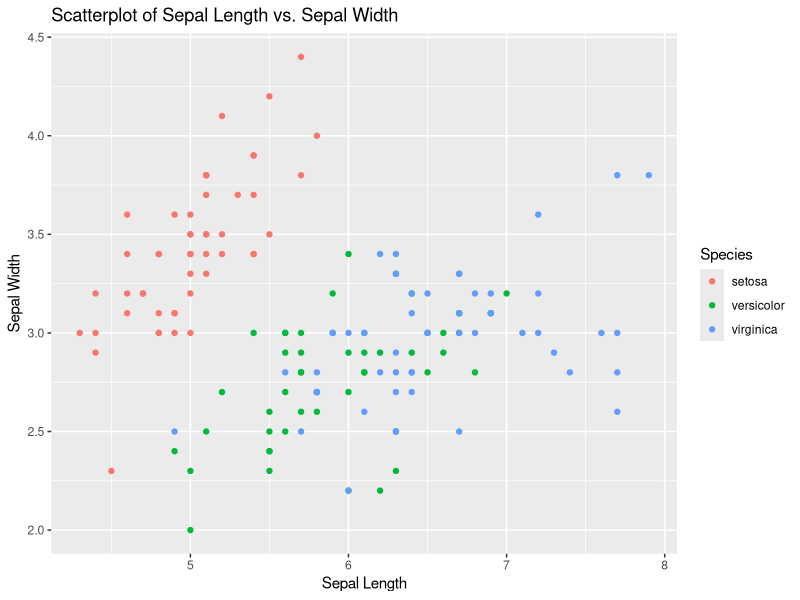
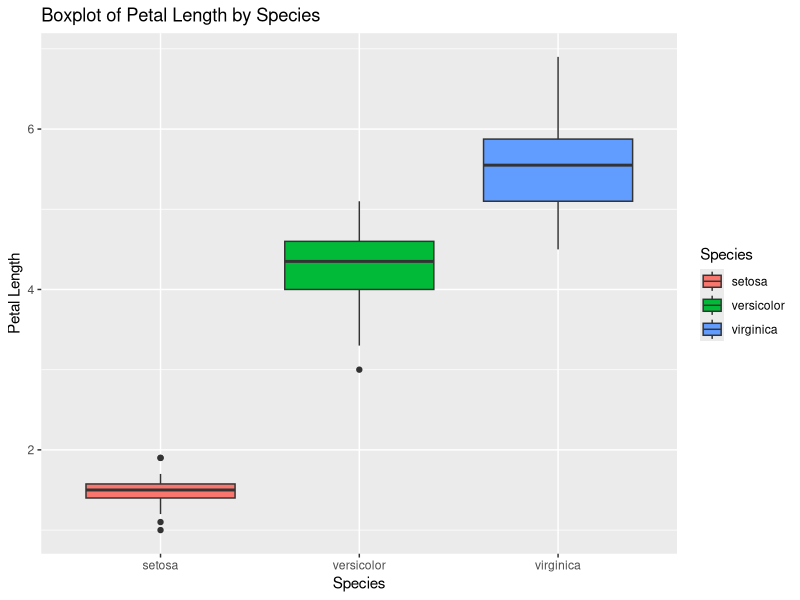
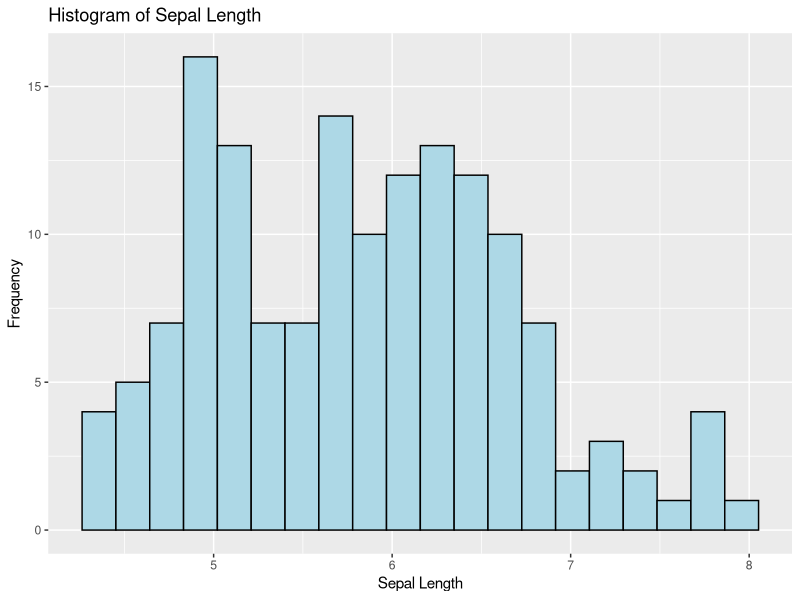
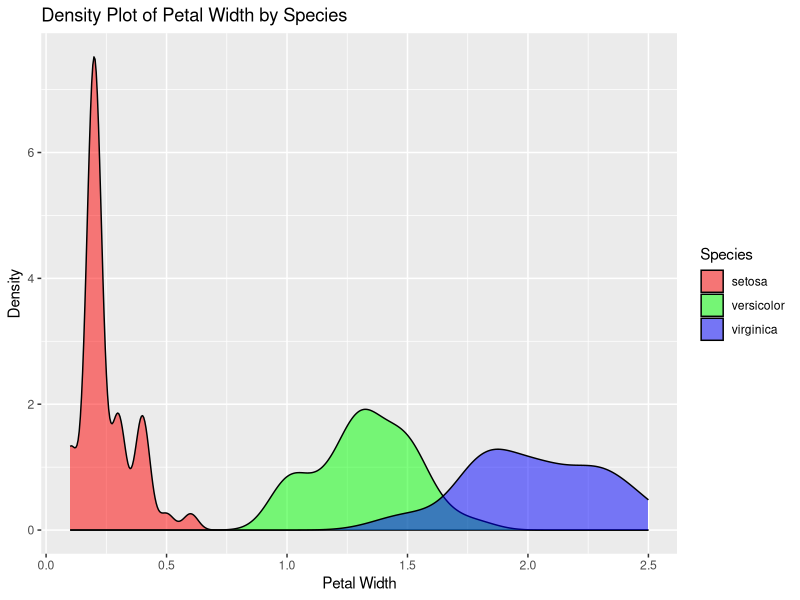

Reproduce these figures in R, in order.
install.packages("ggplot2")
library(ggplot2)
data(iris)
str(iris)
summary(iris)
ggplot(iris, aes(x = Sepal.Length, y = Sepal.Width, color = Species)) +
  geom_point() +
  labs(title = "Scatterplot of Sepal Length vs. Sepal Width",
       x = "Sepal Length", y = "Sepal Width")
ggplot(iris, aes(x = Species, y = Petal.Length, fill = Species)) +
  geom_boxplot() +
  labs(title = "Boxplot of Petal Length by Species",
       x = "Species", y = "Petal Length")
ggplot(iris, aes(x = Sepal.Length)) +
  geom_histogram(fill = "lightblue", color = "black", bins = 20) +
  labs(title = "Histogram of Sepal Length",
       x = "Sepal Length", y = "Frequency")
ggplot(iris, aes(x = Petal.Width, fill = Species)) +
  geom_density(alpha = 0.5) +
  labs(title = "Density Plot of Petal Width by Species",
       x = "Petal Width", y = "Density") +
  scale_fill_manual(values = c("setosa" = "red", "versicolor" = "green", "virginica" = "blue"))
